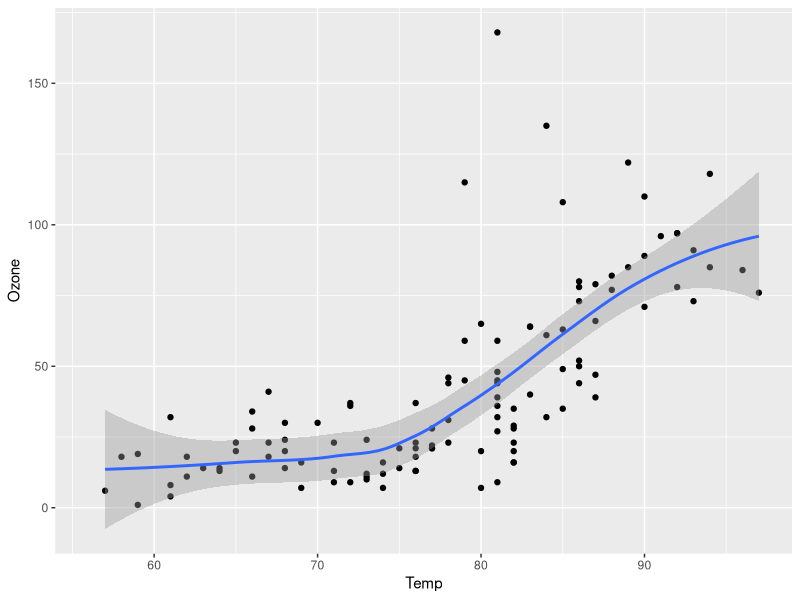
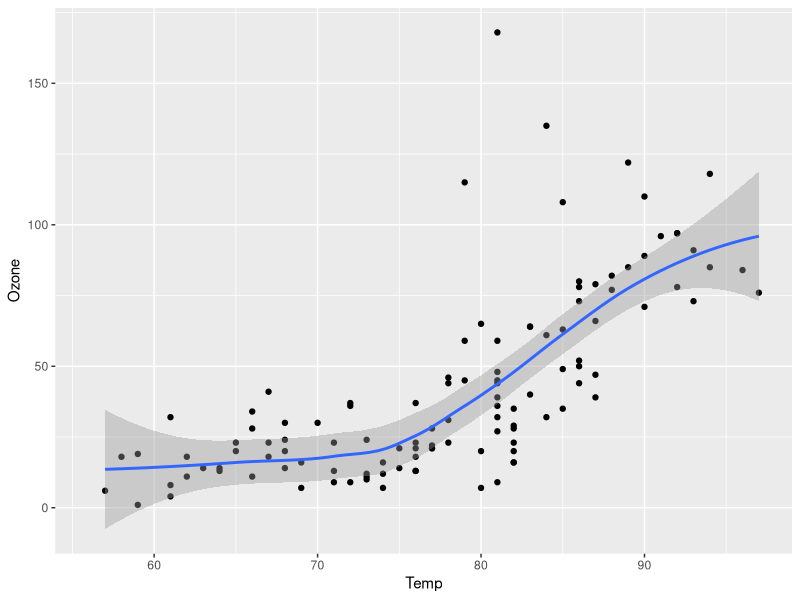
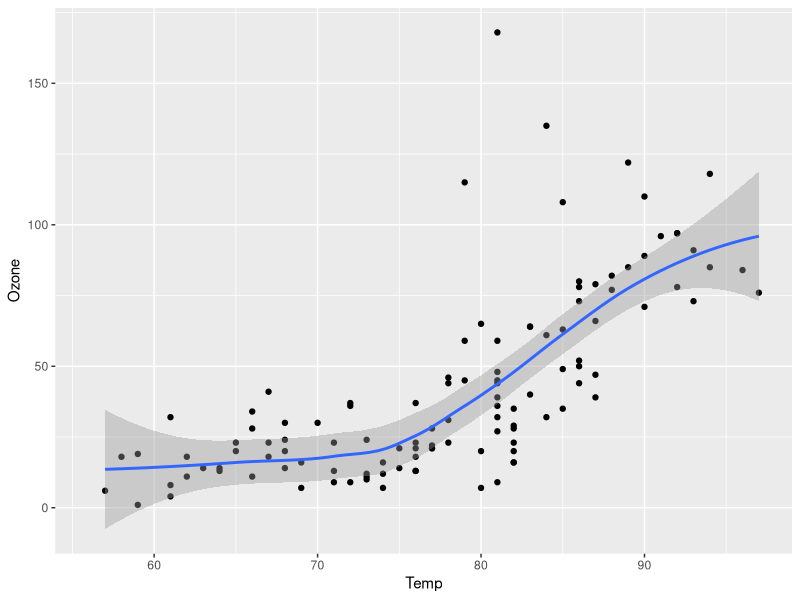
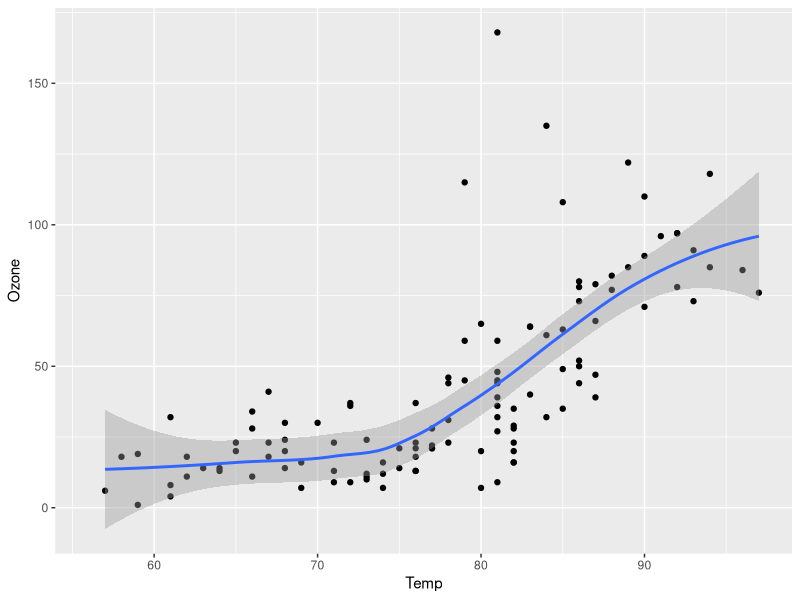

R code for these plots, in order:
## ---- chunk 1
# install.packages("quarto")
## ---- chunk 2
# install.packages("knitr")
## ---- chunk 3
#| label: fig-airquality
#| fig-cap: Temperature and ozone level.

library(ggplot2)
ggplot(airquality, aes(Temp, Ozone)) + 
  geom_point() + 
  geom_smooth(method = "loess"
)
## ---- chunk 4
#| label: fig-airquality
#| fig-cap: Temperature and ozone level.

library(ggplot2)
ggplot(airquality, aes(Temp, Ozone)) + 
  geom_point() + 
  geom_smooth(method = "loess")
## ---- chunk 5
#| label: fig-airquality
#| fig-cap: Temperature and ozone level.
#| warning: false

library(ggplot2)

ggplot(airquality, aes(Temp, Ozone)) + 
  geom_point() + 
  geom_smooth(method = "loess"
)
## ---- chunk 6
#| label: fig-airquality
#| fig-cap: Temperature and ozone level.

library(ggplot2)
ggplot(airquality, aes(Temp, Ozone)) + 
  geom_point() + 
  geom_smooth(method = "loess")
